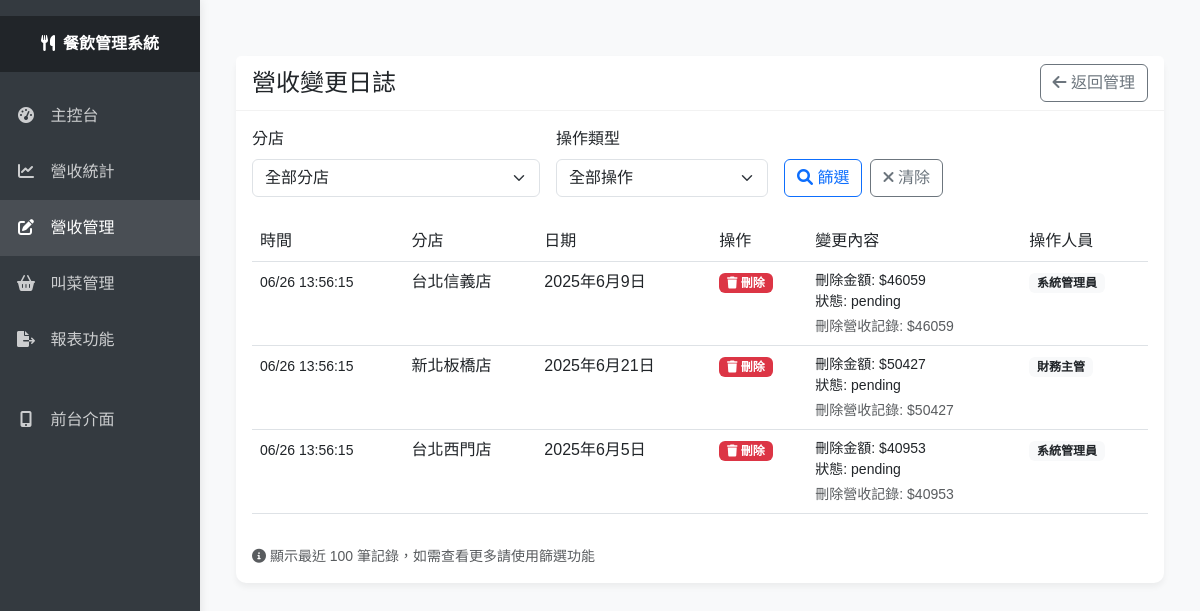
Page /dashboard/revenue-logs/ on the committed database.
### apps/mock_data/models.py (models this page shows, shortened)
class RevenueLog(models.Model):
    ACTION_CHOICES = [
        ('create', '新增'),
        ('update', '修改'),
        ('delete', '刪除'),
        ('submit', '提交'),
    ]
    revenue = models.ForeignKey(
        Revenue, on_delete=models.CASCADE, related_name='logs', null=True, blank=True)
    store = models.ForeignKey(Store, on_delete=models.CASCADE)
    action = models.CharField(max_length=20, choices=ACTION_CHOICES)
    old_amount = models.DecimalField(
        max_digits=10, decimal_places=2, null=True, blank=True)
    new_amount = models.DecimalField(
        max_digits=10, decimal_places=2, null=True, blank=True)
    old_status = models.CharField(max_length=20, blank=True)
    new_status = models.CharField(max_length=20, blank=True)
    date = models.DateField()
    notes = models.TextField(blank=True, help_text='變更說明')
    changed_by = models.CharField(max_length=100, default='系統')
    changed_at = models.DateTimeField(auto_now_add=True)
    class Meta:
        ordering = ['-changed_at']

class Store(models.Model):
    REGION_CHOICES = [
        ('taipei', '台北地區'),
        ('new_taipei', '新北地區'),
        ('taoyuan', '桃園地區'),
        ('taichung', '台中地區'),
        ('tainan', '台南地區'),
        ('kaohsiung', '高雄地區'),
    ]
    name = models.CharField(max_length=100)
    location = models.CharField(max_length=200)
    region = models.CharField(max_length=20, choices=REGION_CHOICES, default='taipei')
    manager_name = models.CharField(max_length=100)
    manager_line_id = models.CharField(max_length=100)
    created_at = models.DateTimeField(auto_now_add=True)

### apps/admin_dashboard/views.py (the view)
# urls.py: path('revenue-logs/', views.RevenueLogView.as_view(), name='revenue_logs'),
class RevenueLogView(View):
    def get(self, request):
        store_id = request.GET.get('store_id')
        action = request.GET.get('action')
        logs = RevenueLog.objects.select_related('store').all()
        if store_id:
            logs = logs.filter(store_id=store_id)
        if action:
            logs = logs.filter(action=action)
        logs = logs.order_by('-changed_at')[:100]  # 最近100筆記錄
        context = {
            'logs': logs,
            'stores': Store.objects.all(),
            'action_choices': RevenueLog.ACTION_CHOICES,
            'selected_store': store_id,
            'selected_action': action,
        }
        return render(request, 'admin_dashboard/revenue_logs.html', context)

### templates/admin_dashboard/revenue_logs.html (shortened to what this page needs)
{% extends 'admin_dashboard/base.html' %}
{% block content %}
<div class="container-fluid py-4">
    <div class="row">
        <div class="col-12">
            <div class="card">
                <div class="card-header d-flex justify-content-between align-items-center">
                    <h4 class="mb-0">營收變更日誌</h4>
                    <a href="{% url 'admin_dashboard:revenue_crud' %}" class="btn btn-outline-secondary">
                        <i class="fas fa-arrow-left"></i> 返回管理
                    </a>
                </div>
                <div class="card-body">
                    <form method="get" class="row g-3 mb-4">
                        <div class="col-md-4">
                            <label class="form-label">分店</label>
                            <select name="store_id" class="form-select">
                                <option value="">全部分店</option>
                            </select>
                        </div>
                        <div class="col-md-3">
                            <label class="form-label">操作類型</label>
                            <select name="action" class="form-select">
                                <option value="">全部操作</option>
                            </select>
                        </div>
                        <div class="col-md-5 d-flex align-items-end">
                            <button type="submit" class="btn btn-outline-primary me-2">
                                <i class="fas fa-search"></i> 篩選
                            </button>
                            <a href="{% url 'admin_dashboard:revenue_logs' %}" class="btn btn-outline-secondary">
                                <i class="fas fa-times"></i> 清除
                            </a>
                        </div>
                    </form>
                    <div class="table-responsive">
                        <table class="table table-hover">
                            <thead>
                                <tr>
                                    <th>時間</th>
                                    <th>分店</th>
                                    <th>日期</th>
                                    <th>操作</th>
                                    <th>變更內容</th>
                                    <th>操作人員</th>
                                </tr>
                            </thead>
                            <tbody>
                                {% for log in logs %}
                                <tr>
                                    <td>
                                        <small>{{ log.changed_at|date:"m/d H:i:s" }}</small>
                                    </td>
                                    <td>{{ log.store.name }}</td>
                                    <td>{{ log.date }}</td>
                                    <td>
                                        {% if log.action == 'create' %}
                                            <span class="badge bg-success"><i class="fas fa-plus"></i> {{ log.get_action_display }}</span>
                                        {% elif log.action == 'update' %}
                                            <span class="badge bg-warning"><i class="fas fa-edit"></i> {{ log.get_action_display }}</span>
                                        {% elif log.action == 'delete' %}
                                            <span class="badge bg-danger"><i class="fas fa-trash"></i> {{ log.get_action_display }}</span>
                                        {% elif log.action == 'submit' %}
                                            <span class="badge bg-primary"><i class="fas fa-paper-plane"></i> {{ log.get_action_display }}</span>
                                        {% endif %}
                                    </td>
                                    <td>
                                        <div class="small">
                                            {% if log.old_amount and log.new_amount %}
                                                金額: ${{ log.old_amount|floatformat:0 }} → ${{ log.new_amount|floatformat:0 }}
                                            {% elif log.new_amount and log.action == 'create' %}
                                                新增金額: ${{ log.new_amount|floatformat:0 }}
                                            {% elif log.old_amount and log.action == 'delete' %}
                                                刪除金額: ${{ log.old_amount|floatformat:0 }}
                                            {% endif %}
                                            {% if log.old_status and log.new_status %}
                                                <br>狀態: {{ log.old_status }} → {{ log.new_status }}
                                            {% elif log.new_status and log.action == 'create' %}
                                                <br>狀態: {{ log.new_status }}
                                            {% elif log.old_status and log.action == 'delete' %}
                                                <br>狀態: {{ log.old_status }}
                                            {% endif %}
                                            {% if log.notes %}
                                                <div class="text-muted mt-1">{{ log.notes }}</div>
                                            {% endif %}
                                        </div>
                                    </td>
                                    <td>
                                        <span class="badge bg-light text-dark">{{ log.changed_by }}</span>
                                    </td>
                                </tr>
                                {% empty %}
                                <tr>
                                    <td colspan="6" class="text-center text-muted py-4">
                                        沒有找到符合條件的變更記錄
                                    </td>
                                </tr>
                                {% endfor %}
                            </tbody>
                        </table>
                    </div>
                    {% if logs %}
                    <div class="text-muted small mt-3">
                        <i class="fas fa-info-circle"></i>
                        顯示最近 100 筆記錄，如需查看更多請使用篩選功能
                    </div>
                    {% endif %}
                </div>
            </div>
        </div>
    </div>
</div>
{% endblock %}

### templates/admin_dashboard/base.html (style rules this page uses)
body { font-family: 'Noto Sans TC', sans-serif; background-color: #f8f9fa; }
.card { border-radius: 10px; box-shadow: 0 4px 6px rgba(0,0,0,.05); margin-bottom: 20px; border: none; }
.card-header { background-color: #fff; border-bottom: 1px solid rgba(0,0,0,.05); font-weight: 500; }
.table th { font-weight: 500; }

### rows in the picture
RevenueLog: changed_at "06/26 13:56:15", store.name "台北信義店", date "2025年6月9日", action "刪除", old_amount "46059", old_status "pending", notes "刪除營收記錄: $46059", changed_by "系統管理員"
RevenueLog: changed_at "06/26 13:56:15", store.name "新北板橋店", date "2025年6月21日", action "刪除", old_amount "50427", old_status "pending", notes "刪除營收記錄: $50427", changed_by "財務主管"
RevenueLog: changed_at "06/26 13:56:15", store.name "台北西門店", date "2025年6月5日", action "刪除", old_amount "40953", old_status "pending", notes "刪除營收記錄: $40953", changed_by "系統管理員"
